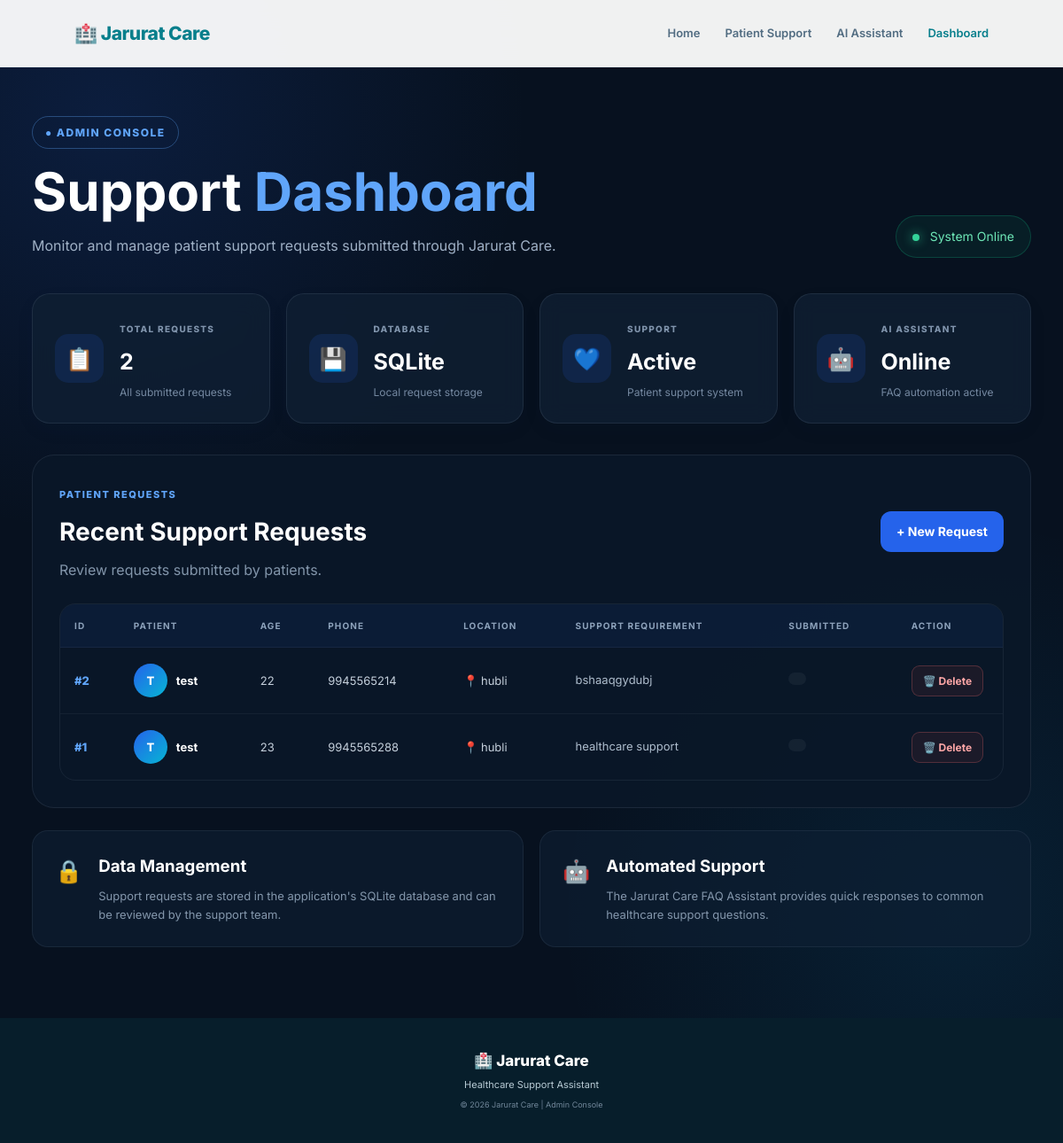
The page /admin on the database its author committed.
### tables this page shows
CREATE TABLE support_requests (
            id INTEGER PRIMARY KEY AUTOINCREMENT,
            name TEXT NOT NULL,
            age INTEGER NOT NULL,
            phone TEXT NOT NULL,
            location TEXT NOT NULL,
            issue TEXT NOT NULL
        );

### app.py (the view)
@app.route("/admin", methods=["GET"])
def admin():
    init_db()
    conn = get_db_connection()
    requests = conn.execute("""
        SELECT *
        FROM support_requests
        ORDER BY id DESC
    """).fetchall()
    total_requests = conn.execute("""
        SELECT COUNT(*) AS count
        FROM support_requests
    """).fetchone()["count"]
    conn.close()
    return render_template(
        "admin.html",
        requests=requests,
        total_requests=total_requests
    )

### app.py (called while the page is built)
def get_db_connection():
    conn = sqlite3.connect(DATABASE)
    conn.row_factory = sqlite3.Row
    return conn

def init_db():
    conn = get_db_connection()
    conn.execute("""
        CREATE TABLE IF NOT EXISTS support_requests (
            id INTEGER PRIMARY KEY AUTOINCREMENT,
            name TEXT NOT NULL,
            age INTEGER NOT NULL,
            phone TEXT NOT NULL,
            location TEXT NOT NULL,
            issue TEXT NOT NULL,
            created_at TEXT NOT NULL
        )
    """)
    conn.commit()
    conn.close()

### templates/admin.html (shortened to what this page needs)
<!DOCTYPE html>
<html lang="en">
<head>
    <link rel="stylesheet"
          href="{{ url_for('static', filename='style.css') }}">
</head>
<body class="admin-body">
<nav class="navbar">
    <a href="/" class="logo">
        🏥 Jarurat Care
    </a>
    <div class="nav-links">
        <a href="/">
            Home
        </a>
        <a href="/support">
            Patient Support
        </a>
        <a href="/chatbot">
            AI Assistant
        </a>
        <a href="/admin" class="active">
            Dashboard
        </a>
    </div>
</nav>
<main class="admin-container">
    <section class="admin-header">
        <div>
            <span class="admin-badge">
                ● ADMIN CONSOLE
            </span>
            <h1>
                Support
                <span>Dashboard</span>
            </h1>
            <p>
                Monitor and manage patient support requests
                submitted through Jarurat Care.
            </p>
        </div>
        <div class="admin-live">
            <span class="live-dot"></span>
            System Online
        </div>
    </section>
    <section class="stats-grid">
        <div class="stat-card">
            <div class="stat-icon">
                📋
            </div>
            <div>
                <span class="stat-label">
                    TOTAL REQUESTS
                </span>
                <h2>
                    {{ total_requests }}
                </h2>
                <p>
                    All submitted requests
                </p>
            </div>
        </div>
        <div class="stat-card">
            <div class="stat-icon">
                💾
            </div>
            <div>
                <span class="stat-label">
                    DATABASE
                </span>
                <h2>
                    SQLite
                </h2>
                <p>
                    Local request storage
                </p>
            </div>
        </div>
        <div class="stat-card">
            <div class="stat-icon">
                💙
            </div>
            <div>
                <span class="stat-label">
                    SUPPORT
                </span>
                <h2>
                    Active
                </h2>
                <p>
                    Patient support system
                </p>
            </div>
        </div>
        <div class="stat-card">
            <div class="stat-icon">
                🤖
            </div>
            <div>
                <span class="stat-label">
                    AI ASSISTANT
                </span>
                <h2>
                    Online
                </h2>
                <p>
                    FAQ automation active
                </p>
            </div>
        </div>
    </section>
    <section class="requests-section">
        <div class="requests-header">
            <div>
                <span class="section-label">
                    PATIENT REQUESTS
                </span>
                <h2>
                    Recent Support Requests
                </h2>
                <p>
                    Review requests submitted by patients.
                </p>
            </div>
            <a href="/support"
               class="new-request-btn">
                + New Request
            </a>
        </div>
        {% if requests %}
        <div class="table-wrapper">
            <table class="requests-table">
                <thead>
                    <tr>
                        <th>
                            ID
                        </th>
                        <th>
                            PATIENT
                        </th>
                        <th>
                            AGE
                        </th>
                        <th>
                            PHONE
                        </th>
                        <th>
                            LOCATION
                        </th>
                        <th>
                            SUPPORT REQUIREMENT
                        </th>
                        <th>
                            SUBMITTED
                        </th>
                        <th>
                            ACTION
                        </th>
                    </tr>
                </thead>
                <tbody>
                    {% for item in requests %}
                    <tr>
                        <td>
                            <span class="request-id">
                                #{{ item["id"] }}
                            </span>
                        </td>
                        <td>
                            <div class="patient-info">
                                <div class="patient-avatar">
                                    {{ item["name"][0]|upper }}
                                </div>
                                <strong>
                                    {{ item["name"] }}
                                </strong>
                            </div>
                        </td>
                        <td>
                            {{ item["age"] }}
                        </td>
                        <td>
                            {{ item["phone"] }}
                        </td>
                        <td>
                            📍 {{ item["location"] }}
                        </td>
                        <td>
                            <div class="issue-text">
                                {{ item["issue"] }}
                            </div>
                        </td>
                        <td>
                            <span class="date-badge">
                            </span>
                        </td>
                        <td>
                            <form
                                action="{{ url_for('delete_request', request_id=item['id']) }}"
                                method="POST"
                                onsubmit="return confirm('Are you sure you want to delete this support request?');">
                                <button
                                    type="submit"
                                    class="delete-btn">
                                    🗑️ Delete
                                </button>
                            </form>
                        </td>
                    </tr>
                    {% endfor %}
                </tbody>
            </table>
        </div>
        {% endif %}
    </section>
    <section class="dashboard-info">
        <div class="info-card">
            <div class="info-icon">
                🔒
            </div>
            <div>
                <h3>
                    Data Management
                </h3>
                <p>
                    Support requests are stored in the
                    application's SQLite database and can
                    be reviewed by the support team.
                </p>
            </div>
        </div>
        <div class="info-card">
            <div class="info-icon">
                🤖
            </div>
            <div>
                <h3>
                    Automated Support
                </h3>
                <p>
                    The Jarurat Care FAQ Assistant provides
                    quick responses to common healthcare
                    support questions.
                </p>
            </div>
        </div>
    </section>
</main>
<footer>
    <div class="footer-logo">
        🏥 Jarurat Care
    </div>
    <p>
        Healthcare Support Assistant
    </p>
    <small>
        © 2026 Jarurat Care | Admin Console
    </small>
</footer>
</body>
</html>

### rows shown on the page
support_requests: id "2", name "T", name "test", age "22", phone "9945565214", location "hubli", issue "bshaaqgydubj"
support_requests: id "1", name "T", name "test", age "23", phone "9945565288", location "hubli", issue "healthcare support"

### other values the page prints
{{ total_requests }} "2"
